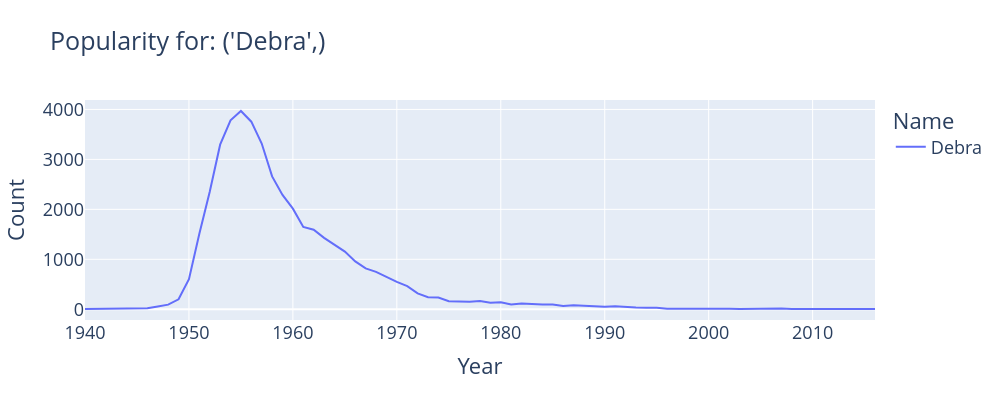

Notebook source saved alongside this figure:
### Markdown cell above
We can visualize the decrease in the popularity of the name "Debra:"

### Code cell
# Don't worry about the * in the function definition!
# Focus on the plot.
def plot_name(*names):
    fig = px.line(f_babynames.filter(pl.col("Name").is_in(names)),
                  x="Year", y="Count", color="Name",
                  title=f"Popularity for: {names}")
    fig.update_layout(font_size=18,
                  autosize=False,
                  width=1000,
                  height=400)
    return fig

plot_name("Debra")

### Figure 1 — Plotly figure (JSON) as saved in the notebook; plotly's stock layout.template omitted (floating-point values rounded to 4 significant figures)
{"data": [{"hovertemplate": "Name=Debra<br>Year=%{x}<br>Count=%{y}<extra></extra>", "legendgroup": "Debra", "line": {"color": "#636efa", "dash": "solid"}, "marker": {"symbol": "circle"}, "mode": "lines", "name": "Debra", "orientation": "v", "showlegend": true, "type": "scatter", "x": [1940, 1942, 1943, 1944, 1945, 1946, 1947, 1948, 1949, 1950, 1951, 1952, 1953, 1954, 1955, 1956, 1957, 1958, 1959, 1960, 1961, 1962, 1963, 1964, 1965, 1966, 1967, 1968, 1969, 1970, 1971, 1972, 1973, 1974, 1975, 1976, 1977, 1978, 1979, 1980, 1981, 1982, 1983, 1984, 1985, 1986, 1987, 1988, 1989, 1990, 1991, 1992, 1993, 1994, 1995, 1996, 1997, 1998, 1999, 2000, 2001, 2002, 2003, 2004, 2005, 2006, 2007, 2008, 2009, 2012, 2013, 2016], "xaxis": "x", "y": [7, 7, 8, 15, 19, 20, 56, 92, 199, 601, 1510, 2351, 3295, 3784, 3969, 3755, 3318, 2660, 2290, 2014, 1647, 1592, 1430, 1287, 1154, 958, 818, 748, 647, 547, 463, 318, 242, 236, 159, 151, 151, 164, 130, 141, 97, 114, 97, 95, 93, 64, 78, 69, 71, 51, 62, 41, 34, 28, 28, 12, 14, 16, 10, 13, 14, 10, 7, 12, 13, 12, 13, 6, 7, 5, 8, 5], "yaxis": "y"}], "layout": {"autosize": false, "font": {"size": 18}, "height": 400, "legend": {"title": {"text": "Name"}, "tracegroupgap": 0}, "title": {"text": "Popularity for: ('Debra',)"}, "width": 1000, "xaxis": {"anchor": "y", "domain": [0.0, 1.0], "title": {"text": "Year"}}, "yaxis": {"anchor": "x", "domain": [0.0, 1.0], "title": {"text": "Count"}}}}
